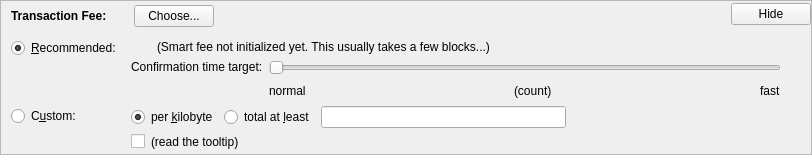
    <widget class="QFrame" name="frameFee">
     <property name="sizePolicy">
      <sizepolicy hsizetype="Expanding" vsizetype="Expanding">
       <horstretch>0</horstretch>
       <verstretch>0</verstretch>
      </sizepolicy>
     </property>
     <property name="maximumSize">
      <size>
       <width>16777215</width>
       <height>16777215</height>
      </size>
     </property>
     <property name="frameShape">
      <enum>QFrame::StyledPanel</enum>
     </property>
     <property name="frameShadow">
      <enum>QFrame::Sunken</enum>
     </property>
     <layout class="QVBoxLayout" name="verticalLayoutFee1">
      <property name="spacing">
       <number>0</number>
      </property>
      <property name="leftMargin">
       <number>0</number>
      </property>
      <property name="topMargin">
       <number>0</number>
      </property>
      <property name="rightMargin">
       <number>0</number>
      </property>
      <property name="bottomMargin">
       <number>0</number>
      </property>
      <item>
       <layout class="QVBoxLayout" name="verticalLayoutFee2" stretch="0,0,0">
        <property name="spacing">
         <number>0</number>
        </property>
        <property name="leftMargin">
         <number>10</number>
        </property>
        <property name="topMargin">
         <number>0</number>
        </property>
        <item>
         <layout class="QHBoxLayout" name="horizontalLayoutFee1">
          <property name="bottomMargin">
           <number>0</number>
          </property>
          <item>
           <layout class="QVBoxLayout" name="verticalLayoutFee7">
            <property name="spacing">
             <number>0</number>
            </property>
            <item>
             <spacer name="verticalSpacerSmartFee">
              <property name="orientation">
               <enum>Qt::Vertical</enum>
              </property>
              <property name="sizeType">
               <enum>QSizePolicy::Fixed</enum>
              </property>
              <property name="sizeHint" stdset="0">
               <size>
                <width>1</width>
                <height>4</height>
               </size>
              </property>
             </spacer>
            </item>
            <item>
             <layout class="QHBoxLayout" name="horizontalLayoutSmartFee">
              <property name="spacing">
               <number>10</number>
              </property>
              <item>
               <widget class="QLabel" name="labelFeeHeadline">
                <property name="sizePolicy">
                 <sizepolicy hsizetype="Preferred" vsizetype="Maximum">
                  <horstretch>0</horstretch>
                  <verstretch>0</verstretch>
                 </sizepolicy>
                </property>
                <property name="font">
                 <font>
                  <weight>75</weight>
                  <bold>true</bold>
                 </font>
                </property>
                <property name="styleSheet">
                 <string notr="true">font-weight:bold;</string>
                </property>
                <property name="text">
                 <string>Transaction Fee:</string>
                </property>
               </widget>
              </item>
              <item>
               <widget class="QLabel" name="labelFeeMinimized">
                <property name="text">
                 <string/>
                </property>
               </widget>
              </item>
              <item>
               <widget class="QPushButton" name="buttonChooseFee">
                <property name="text">
                 <string>Choose...</string>
                </property>
               </widget>
              </item>
             </layout>
            </item>
            <item>
             <spacer name="verticalSpacer_5">
              <property name="orientation">
               <enum>Qt::Vertical</enum>
              </property>
              <property name="sizeHint" stdset="0">
               <size>
                <width>1</width>
                <height>1</height>
               </size>
              </property>
             </spacer>
            </item>
           </layout>
          </item>
          <item>
           <spacer name="horizontalSpacer_4">
            <property name="orientation">
             <enum>Qt::Horizontal</enum>
            </property>
            <property name="sizeHint" stdset="0">
             <size>
              <width>40</width>
              <height>20</height>
             </size>
            </property>
           </spacer>
          </item>
          <item>
           <widget class="QPushButton" name="buttonMinimizeFee">
            <property name="toolTip">
             <string>collapse fee-settings</string>
            </property>
            <property name="text">
             <string>Hide</string>
            </property>
           </widget>
          </item>
         </layout>
        </item>
        <item>
         <widget class="QFrame" name="frameFeeSelection">
          <layout class="QVBoxLayout" name="verticalLayoutFee12">
           <property name="spacing">
            <number>0</number>
           </property>
           <property name="leftMargin">
            <number>0</number>
           </property>
           <property name="topMargin">
            <number>0</number>
           </property>
           <property name="rightMargin">
            <number>0</number>
           </property>
           <property name="bottomMargin">
            <number>0</number>
           </property>
           <item>
            <layout class="QGridLayout" name="gridLayoutFee">
             <property name="topMargin">
              <number>10</number>
             </property>
             <property name="bottomMargin">
              <number>4</number>
             </property>
             <property name="horizontalSpacing">
              <number>10</number>
             </property>
             <property name="verticalSpacing">
              <number>4</number>
             </property>
             <item row="1" column="1">
              <layout class="QVBoxLayout" name="verticalLayoutFee8">
               <property name="spacing">
                <number>6</number>
               </property>
               <item>
                <layout class="QHBoxLayout" name="horizontalLayoutFee13">
                 <item>
                  <widget class="QRadioButton" name="radioCustomPerKilobyte">
                   <property name="toolTip">
                    <string>If the custom fee is set to 1000 satoshis and the transaction is only 250 bytes, then &quot;per kilobyte&quot; only pays 250 satoshis in fee, while &quot;total at least&quot; pays 1000 satoshis. For transactions bigger than a kilobyte both pay by kilobyte.</string>
                   </property>
                   <property name="text">
                    <string>per &amp;kilobyte</string>
                   </property>
                   <property name="checked">
                    <bool>true</bool>
                   </property>
                   <attribute name="buttonGroup">
                    <string notr="true">groupCustomFee</string>
                   </attribute>
                  </widget>
                 </item>
                 <item>
                  <widget class="QRadioButton" name="radioCustomAtLeast">
                   <property name="toolTip">
                    <string>If the custom fee is set to 1000 satoshis and the transaction is only 250 bytes, then &quot;per kilobyte&quot; only pays 250 satoshis in fee, while &quot;total at least&quot; pays 1000 satoshis. For transactions bigger than a kilobyte both pay by kilobyte.</string>
                   </property>
                   <property name="text">
                    <string>total at &amp;least</string>
                   </property>
                   <attribute name="buttonGroup">
                    <string notr="true">groupCustomFee</string>
                   </attribute>
                  </widget>
                 </item>
                 <item>
                  <widget class="BitcoinAmountField" name="customFee"/>
                 </item>
                 <item>
                  <spacer name="horizontalSpacer_6">
                   <property name="orientation">
                    <enum>Qt::Horizontal</enum>
                   </property>
                   <property name="sizeHint" stdset="0">
                    <size>
                     <width>1</width>
                     <height>1</height>
                    </size>
                   </property>
                  </spacer>
                 </item>
                </layout>
               </item>
               <item>
                <layout class="QHBoxLayout" name="horizontalLayoutFee8">
                 <item>
                  <widget class="QCheckBox" name="checkBoxMinimumFee">
                   <property name="toolTip">
                    <string>Paying only the minimum fee is just fine as long as there is less transaction volume than space in the blocks. But be aware that this can end up in a never confirming transaction once there is more demand for bitcoin transactions than the network can process.</string>
                   </property>
                   <property name="text">
                    <string/>
                   </property>
                  </widget>
                 </item>
                 <item>
                  <widget class="QLabel" name="labelMinFeeWarning">
                   <property name="enabled">
                    <bool>true</bool>
                   </property>
                   <property name="toolTip">
                    <string>Paying only the minimum fee is just fine as long as there is less transaction volume than space in the blocks. But be aware that this can end up in a never confirming transaction once there is more demand for bitcoin transactions than the network can process.</string>
                   </property>
                   <property name="text">
                    <string>(read the tooltip)</string>
                   </property>
                   <property name="margin">
                    <number>5</number>
                   </property>
                  </widget>
                 </item>
                 <item>
                  <spacer name="horizontalSpacer_2">
                   <property name="orientation">
                    <enum>Qt::Horizontal</enum>
                   </property>
                   <property name="sizeHint" stdset="0">
                    <size>
                     <width>1</width>
                     <height>1</height>
                    </size>
                   </property>
                  </spacer>
                 </item>
                </layout>
               </item>
              </layout>
             </item>
             <item row="0" column="0">
              <layout class="QVBoxLayout" name="verticalLayoutFee4" stretch="0,1">
               <item>
                <widget class="QRadioButton" name="radioSmartFee">
                 <property name="text">
                  <string>&amp;Recommended:</string>
                 </property>
                 <property name="checked">
                  <bool>true</bool>
                 </property>
                 <attribute name="buttonGroup">
                  <string notr="true">groupFee</string>
                 </attribute>
                </widget>
               </item>
               <item>
                <spacer name="verticalSpacer_2">
                 <property name="orientation">
                  <enum>Qt::Vertical</enum>
                 </property>
                 <property name="sizeHint" stdset="0">
                  <size>
                   <width>1</width>
                   <height>1</height>
                  </size>
                 </property>
                </spacer>
               </item>
              </layout>
             </item>
             <item row="1" column="0">
              <layout class="QVBoxLayout" name="verticalLayoutFee9" stretch="0,1">
               <item>
                <widget class="QRadioButton" name="radioCustomFee">
                 <property name="text">
                  <string>C&amp;ustom:</string>
                 </property>
                 <attribute name="buttonGroup">
                  <string notr="true">groupFee</string>
                 </attribute>
                </widget>
               </item>
               <item>
                <spacer name="verticalSpacer_6">
                 <property name="orientation">
                  <enum>Qt::Vertical</enum>
                 </property>
                 <property name="sizeHint" stdset="0">
                  <size>
                   <width>1</width>
                   <height>1</height>
                  </size>
                 </property>
                </spacer>
               </item>
              </layout>
             </item>
             <item row="0" column="1">
              <layout class="QVBoxLayout" name="verticalLayoutFee3" stretch="0,0,1">
               <property name="spacing">
                <number>6</number>
               </property>
               <property name="topMargin">
                <number>2</number>
               </property>
               <item>
                <layout class="QHBoxLayout" name="horizontalLayoutFee12">
                 <item>
                  <widget class="QLabel" name="labelSmartFee">
                   <property name="text">
                    <string/>
                   </property>
                   <property name="margin">
                    <number>2</number>
                   </property>
                  </widget>
                 </item>
                 <item>
                  <widget class="QLabel" name="labelFeeEstimation">
                   <property name="text">
                    <string/>
                   </property>
                  </widget>
                 </item>
                 <item>
                  <widget class="QLabel" name="labelSmartFee2">
                   <property name="text">
                    <string>(Smart fee not initialized yet. This usually takes a few blocks...)</string>
                   </property>
                   <property name="margin">
                    <number>2</number>
                   </property>
                  </widget>
                 </item>
                 <item>
                  <spacer name="horizontalSpacer_5">
                   <property name="orientation">
                    <enum>Qt::Horizontal</enum>
                   </property>
                   <property name="sizeHint" stdset="0">
                    <size>
                     <width>1</width>
                     <height>1</height>
                    </size>
                   </property>
                  </spacer>
                 </item>
                </layout>
               </item>
               <item>
                <layout class="QHBoxLayout" name="horizontalLayoutFee9">
                 <item>
                  <layout class="QVBoxLayout" name="verticalLayoutFee6">
                   <item>
                    <widget class="QLabel" name="labelSmartFee3">
                     <property name="text">
                      <string>Confirmation time target:</string>
                     </property>
                     <property name="margin">
                      <number>2</number>
                     </property>
                    </widget>
                   </item>
                   <item>
                    <spacer name="verticalSpacer_3">
                     <property name="orientation">
                      <enum>Qt::Vertical</enum>
                     </property>
                     <property name="sizeHint" stdset="0">
                      <size>
                       <width>1</width>
                       <height>1</height>
                      </size>
                     </property>
                    </spacer>
                   </item>
                  </layout>
                 </item>
                 <item>
                  <layout class="QVBoxLayout" name="verticalLayoutFee5">
                   <property name="rightMargin">
                    <number>30</number>
                   </property>
                   <item>
                    <widget class="QSlider" name="sliderSmartFee">
                     <property name="minimum">
                      <number>0</number>
                     </property>
                     <property name="maximum">
                      <number>23</number>
                     </property>
                     <property name="pageStep">
                      <number>1</number>
                     </property>
                     <property name="value">
                      <number>0</number>
                     </property>
                     <property name="orientation">
                      <enum>Qt::Horizontal</enum>
                     </property>
                     <property name="invertedAppearance">
                      <bool>false</bool>
                     </property>
                     <property name="invertedControls">
                      <bool>false</bool>
                     </property>
                     <property name="tickPosition">
                      <enum>QSlider::NoTicks</enum>
                     </property>
                    </widget>
                   </item>
                   <item>
                    <layout class="QHBoxLayout" name="horizontalLayoutFee10">
                     <item>
                      <widget class="QLabel" name="labelSmartFeeNormal">
                       <property name="text">
                        <string>normal</string>
                       </property>
                      </widget>
                     </item>
                     <item>
                      <spacer name="horizontalSpacer_7">
                       <property name="orientation">
                        <enum>Qt::Horizontal</enum>
                       </property>
                       <property name="sizeHint" stdset="0">
                        <size>
                         <width>40</width>
                         <height>20</height>
                        </size>
                       </property>
                      </spacer>
                     </item>
                     <item>
                      <widget class="QLabel" name="confirmationTargetLabel">
                       <property name="text">
                        <string notr="true">(count)</string>
                       </property>
                      </widget>
                     </item>
                     <item>
                      <spacer name="horizontalSpacer_3">
                       <property name="orientation">
                        <enum>Qt::Horizontal</enum>
                       </property>
                       <property name="sizeHint" stdset="0">
                        <size>
                         <width>40</width>
                         <height>20</height>
                        </size>
                       </property>
                      </spacer>
                     </item>
                     <item>
                      <widget class="QLabel" name="labelSmartFeeFast">
                       <property name="text">
                        <string>fast</string>
                       </property>
                      </widget>
                     </item>
                    </layout>
                   </item>
                  </layout>
                 </item>
                </layout>
               </item>
               <item>
                <spacer name="verticalSpacer_4">
                 <property name="orientation">
                  <enum>Qt::Vertical</enum>
                 </property>
                 <property name="sizeHint" stdset="0">
                  <size>
                   <width>1</width>
                   <height>1</height>
                  </size>
                 </property>
                </spacer>
               </item>
              </layout>
             </item>
            </layout>
           </item>
          </layout>
         </widget>
        </item>
        <item>
         <spacer name="verticalSpacerFee">
          <property name="orientation">
           <enum>Qt::Vertical</enum>
          </property>
          <property name="sizeHint" stdset="0">
           <size>
            <width>800</width>
            <height>1</height>
           </size>
          </property>
         </spacer>
        </item>
       </layout>
      </item>
     </layout>
    </widget>
